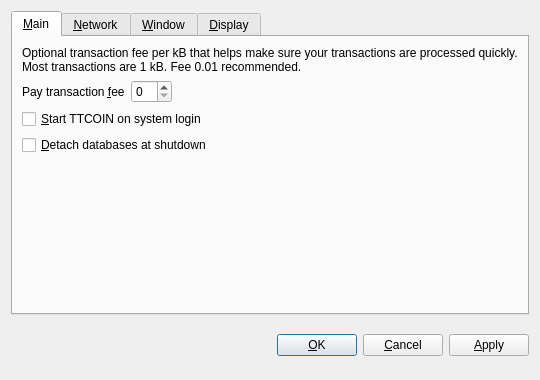
<?xml version="1.0" encoding="UTF-8"?>
<ui version="4.0">
 <class>OptionsDialog</class>
 <widget class="QDialog" name="OptionsDialog">
  <property name="geometry">
   <rect>
    <x>0</x>
    <y>0</y>
    <width>540</width>
    <height>380</height>
   </rect>
  </property>
  <property name="windowTitle">
   <string>Options</string>
  </property>
  <property name="modal">
   <bool>true</bool>
  </property>
  <layout class="QVBoxLayout" name="verticalLayout">
   <item>
    <widget class="QTabWidget" name="tabWidget">
     <property name="tabPosition">
      <enum>QTabWidget::North</enum>
     </property>
     <property name="currentIndex">
      <number>0</number>
     </property>
     <widget class="QWidget" name="tabMain">
      <attribute name="title">
       <string>&amp;Main</string>
      </attribute>
      <layout class="QVBoxLayout" name="verticalLayout_Main">
       <item>
        <widget class="QLabel" name="transactionFeeInfoLabel">
         <property name="text">
          <string>Optional transaction fee per kB that helps make sure your transactions are processed quickly. Most transactions are 1 kB. Fee 0.01 recommended.</string>
         </property>
         <property name="textFormat">
          <enum>Qt::PlainText</enum>
         </property>
         <property name="wordWrap">
          <bool>true</bool>
         </property>
        </widget>
       </item>
       <item>
        <layout class="QHBoxLayout" name="horizontalLayout_Main">
         <item>
          <widget class="QLabel" name="transactionFeeLabel">
           <property name="text">
            <string>Pay transaction &amp;fee</string>
           </property>
           <property name="textFormat">
            <enum>Qt::PlainText</enum>
           </property>
           <property name="buddy">
            <cstring>transactionFee</cstring>
           </property>
          </widget>
         </item>
         <item>
          <widget class="BitcoinAmountField" name="transactionFee"/>
         </item>
         <item>
          <spacer name="horizontalSpacer_Main">
           <property name="orientation">
            <enum>Qt::Horizontal</enum>
           </property>
           <property name="sizeHint" stdset="0">
            <size>
             <width>40</width>
             <height>20</height>
            </size>
           </property>
          </spacer>
         </item>
        </layout>
       </item>
       <item>
        <widget class="QCheckBox" name="bitcoinAtStartup">
         <property name="toolTip">
          <string>Automatically start TTCOIN after logging in to the system.</string>
         </property>
         <property name="text">
          <string>&amp;Start TTCOIN on system login</string>
         </property>
        </widget>
       </item>
       <item>
        <widget class="QCheckBox" name="detachDatabases">
         <property name="toolTip">
          <string>Detach block and address databases at shutdown. This means they can be moved to another data directory, but it slows down shutdown. The wallet is always detached.</string>
         </property>
         <property name="text">
          <string>&amp;Detach databases at shutdown</string>
         </property>
        </widget>
       </item>
       <item>
        <spacer name="verticalSpacer_Main">
         <property name="orientation">
          <enum>Qt::Vertical</enum>
         </property>
         <property name="sizeHint" stdset="0">
          <size>
           <width>20</width>
           <height>40</height>
          </size>
         </property>
        </spacer>
       </item>
      </layout>
     </widget>
     <widget class="QWidget" name="tabNetwork">
      <attribute name="title">
       <string>&amp;Network</string>
      </attribute>
      <layout class="QVBoxLayout" name="verticalLayout_Network">
       <item>
        <widget class="QCheckBox" name="mapPortUpnp">
         <property name="toolTip">
          <string>Automatically open the TTCOIN client port on the router. This only works when your router supports UPnP and it is enabled.</string>
         </property>
         <property name="text">
          <string>Map port using &amp;UPnP</string>
         </property>
        </widget>
       </item>
       <item>
        <widget class="QCheckBox" name="connectSocks">
         <property name="toolTip">
          <string>Connect to the TTCOIN network through a SOCKS proxy (e.g. when connecting through Tor).</string>
         </property>
         <property name="text">
          <string>&amp;Connect through SOCKS proxy:</string>
         </property>
        </widget>
       </item>
       <item>
        <layout class="QHBoxLayout" name="horizontalLayout_Network">
         <item>
          <widget class="QLabel" name="proxyIpLabel">
           <property name="text">
            <string>Proxy &amp;IP:</string>
           </property>
           <property name="textFormat">
            <enum>Qt::PlainText</enum>
           </property>
           <property name="buddy">
            <cstring>proxyIp</cstring>
           </property>
          </widget>
         </item>
         <item>
          <widget class="QValidatedLineEdit" name="proxyIp">
           <property name="maximumSize">
            <size>
             <width>140</width>
             <height>16777215</height>
            </size>
           </property>
           <property name="toolTip">
            <string>IP address of the proxy (e.g. 127.0.0.1)</string>
           </property>
          </widget>
         </item>
         <item>
          <widget class="QLabel" name="proxyPortLabel">
           <property name="text">
            <string>&amp;Port:</string>
           </property>
           <property name="textFormat">
            <enum>Qt::PlainText</enum>
           </property>
           <property name="buddy">
            <cstring>proxyPort</cstring>
           </property>
          </widget>
         </item>
         <item>
          <widget class="QLineEdit" name="proxyPort">
           <property name="maximumSize">
            <size>
             <width>55</width>
             <height>16777215</height>
            </size>
           </property>
           <property name="toolTip">
            <string>Port of the proxy (e.g. 9050)</string>
           </property>
          </widget>
         </item>
         <item>
          <widget class="QLabel" name="socksVersionLabel">
           <property name="text">
            <string>SOCKS &amp;Version:</string>
           </property>
           <property name="textFormat">
            <enum>Qt::PlainText</enum>
           </property>
           <property name="buddy">
            <cstring>socksVersion</cstring>
           </property>
          </widget>
         </item>
         <item>
          <widget class="QValueComboBox" name="socksVersion">
           <property name="toolTip">
            <string>SOCKS version of the proxy (e.g. 5)</string>
           </property>
          </widget>
         </item>
         <item>
          <spacer name="horizontalSpacer_Network">
           <property name="orientation">
            <enum>Qt::Horizontal</enum>
           </property>
           <property name="sizeHint" stdset="0">
            <size>
             <width>40</width>
             <height>20</height>
            </size>
           </property>
          </spacer>
         </item>
        </layout>
       </item>
       <item>
        <spacer name="verticalSpacer_Network">
         <property name="orientation">
          <enum>Qt::Vertical</enum>
         </property>
         <property name="sizeHint" stdset="0">
          <size>
           <width>20</width>
           <height>40</height>
          </size>
         </property>
        </spacer>
       </item>
      </layout>
     </widget>
     <widget class="QWidget" name="tabWindow">
      <attribute name="title">
       <string>&amp;Window</string>
      </attribute>
      <layout class="QVBoxLayout" name="verticalLayout_Window">
       <item>
        <widget class="QCheckBox" name="minimizeToTray">
         <property name="toolTip">
          <string>Show only a tray icon after minimizing the window.</string>
         </property>
         <property name="text">
          <string>&amp;Minimize to the tray instead of the taskbar</string>
         </property>
        </widget>
       </item>
       <item>
        <widget class="QCheckBox" name="minimizeOnClose">
         <property name="toolTip">
          <string>Minimize instead of exit the application when the window is closed. When this option is enabled, the application will be closed only after selecting Quit in the menu.</string>
         </property>
         <property name="text">
          <string>M&amp;inimize on close</string>
         </property>
        </widget>
       </item>
       <item>
        <spacer name="verticalSpacer_Window">
         <property name="orientation">
          <enum>Qt::Vertical</enum>
         </property>
         <property name="sizeHint" stdset="0">
          <size>
           <width>20</width>
           <height>40</height>
          </size>
         </property>
        </spacer>
       </item>
      </layout>
     </widget>
     <widget class="QWidget" name="tabDisplay">
      <attribute name="title">
       <string>&amp;Display</string>
      </attribute>
      <layout class="QVBoxLayout" name="verticalLayout_Display">
       <item>
        <layout class="QHBoxLayout" name="horizontalLayout_1_Display">
         <item>
          <widget class="QLabel" name="langLabel">
           <property name="text">
            <string>User Interface &amp;language:</string>
           </property>
           <property name="textFormat">
            <enum>Qt::PlainText</enum>
           </property>
           <property name="buddy">
            <cstring>lang</cstring>
           </property>
          </widget>
         </item>
         <item>
          <widget class="QValueComboBox" name="lang">
           <property name="toolTip">
            <string>The user interface language can be set here. This setting will take effect after restarting TTCOIN.</string>
           </property>
          </widget>
         </item>
        </layout>
       </item>
       <item>
        <layout class="QHBoxLayout" name="horizontalLayout_2_Display">
         <item>
          <widget class="QLabel" name="unitLabel">
           <property name="text">
            <string>&amp;Unit to show amounts in:</string>
           </property>
           <property name="textFormat">
            <enum>Qt::PlainText</enum>
           </property>
           <property name="buddy">
            <cstring>unit</cstring>
           </property>
          </widget>
         </item>
         <item>
          <widget class="QValueComboBox" name="unit">
           <property name="toolTip">
            <string>Choose the default subdivision unit to show in the interface and when sending coins.</string>
           </property>
          </widget>
         </item>
        </layout>
       </item>
       <item>
        <widget class="QCheckBox" name="displayAddresses">
         <property name="toolTip">
          <string>Whether to show TTCOIN addresses in the transaction list or not.</string>
         </property>
         <property name="text">
          <string>&amp;Display addresses in transaction list</string>
         </property>
        </widget>
       </item>
       <item>
        <spacer name="verticalSpacer_Display">
         <property name="orientation">
          <enum>Qt::Vertical</enum>
         </property>
         <property name="sizeHint" stdset="0">
          <size>
           <width>20</width>
           <height>40</height>
          </size>
         </property>
        </spacer>
       </item>
      </layout>
     </widget>
    </widget>
   </item>
   <item>
    <layout class="QHBoxLayout" name="horizontalLayout_Buttons">
     <item>
      <spacer name="horizontalSpacer_1">
       <property name="orientation">
        <enum>Qt::Horizontal</enum>
       </property>
       <property name="sizeHint" stdset="0">
        <size>
         <width>40</width>
         <height>48</height>
        </size>
       </property>
      </spacer>
     </item>
     <item>
      <widget class="QLabel" name="statusLabel">
       <property name="font">
        <font>
         <weight>75</weight>
         <bold>true</bold>
        </font>
       </property>
       <property name="text">
        <string/>
       </property>
       <property name="textFormat">
        <enum>Qt::PlainText</enum>
       </property>
       <property name="wordWrap">
        <bool>true</bool>
       </property>
      </widget>
     </item>
     <item>
      <spacer name="horizontalSpacer_2">
       <property name="orientation">
        <enum>Qt::Horizontal</enum>
       </property>
       <property name="sizeHint" stdset="0">
        <size>
         <width>40</width>
         <height>48</height>
        </size>
       </property>
      </spacer>
     </item>
     <item>
      <widget class="QPushButton" name="okButton">
       <property name="text">
        <string>&amp;OK</string>
       </property>
      </widget>
     </item>
     <item>
      <widget class="QPushButton" name="cancelButton">
       <property name="text">
        <string>&amp;Cancel</string>
       </property>
       <property name="autoDefault">
        <bool>false</bool>
       </property>
      </widget>
     </item>
     <item>
      <widget class="QPushButton" name="applyButton">
       <property name="text">
        <string>&amp;Apply</string>
       </property>
       <property name="autoDefault">
        <bool>false</bool>
       </property>
      </widget>
     </item>
    </layout>
   </item>
  </layout>
 </widget>
 <customwidgets>
  <customwidget>
   <class>BitcoinAmountField</class>
   <extends>QSpinBox</extends>
   <header>bitcoinamountfield.h</header>
  </customwidget>
  <customwidget>
   <class>QValueComboBox</class>
   <extends>QComboBox</extends>
   <header>qvaluecombobox.h</header>
  </customwidget>
  <customwidget>
   <class>QValidatedLineEdit</class>
   <extends>QLineEdit</extends>
   <header>qvalidatedlineedit.h</header>
  </customwidget>
 </customwidgets>
 <resources/>
 <connections/>
</ui>
